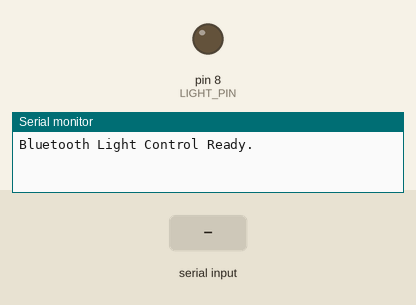
Recording of a sketch running on a simulated Arduino Uno, built with avr-gcc and run on an emulated ATmega328P. On the bench: output pins drawn as LEDs (lit = HIGH), the last lines printed to the serial monitor. Inputs (shaded band) come from the test bench.

Above: at 1.2 s.
1.3 s: "1" received over the second serial link
At 2.1 s:
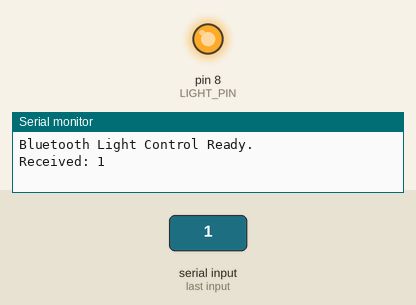
2.8 s: "0" received over the second serial link
At 3.2 s:
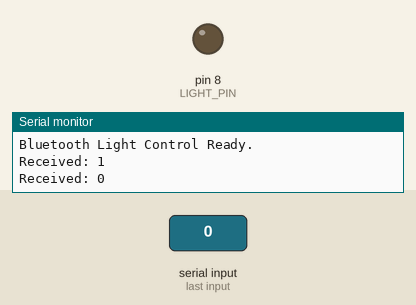
Timing chart, 0 to 5.8 s (numbered marks = the images above; inputs shaded):
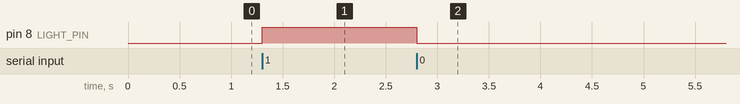

Measured:
- after the input at 1.3 s, pin 8 (LIGHT_PIN): LOW → HIGH at once
- after the input at 2.8 s, pin 8 (LIGHT_PIN): HIGH → LOW at once

The sketch:

Bluetooth_Control_Fan.ino
```cpp
/*
Bluetooth control Fan on (1) & off (0)

Wire Connection
1. HC-05 to Arduino:
HC-05 Pin	Arduino Uno
VCC	5V
GND	GND
TXD	D10 (Software RX)
RXD	D11 (via 1k + 2k voltage divider to avoid 5V damage)
2. Light / LED:
LED/Relay	Arduino
+ (Anode)	D8
– (Cathode or GND)	GND

*/


#include <SoftwareSerial.h>

#define BT_RX 10   // Connect to HC-05 TX
#define BT_TX 11   // Connect to HC-05 RX
#define LIGHT_PIN 8

SoftwareSerial BT(BT_RX, BT_TX);

void setup() {
  pinMode(LIGHT_PIN, OUTPUT);
  digitalWrite(LIGHT_PIN, LOW);  // Light off initially

  Serial.begin(9600);  // Debug
  BT.begin(9600);      // HC-05 default baud rate

  Serial.println("Bluetooth Light Control Ready.");
}

void loop() {
  if (BT.available()) {
    char cmd = BT.read();
    Serial.print("Received: ");
    Serial.println(cmd);

    if (cmd == '1') {
      digitalWrite(LIGHT_PIN, HIGH);  // Turn ON
      BT.println("Light ON");
    } else if (cmd == '0') {
      digitalWrite(LIGHT_PIN, LOW);   // Turn OFF
      BT.println("Light OFF");
    } else {
      BT.println("Invalid command");
    }
  }
}
```
